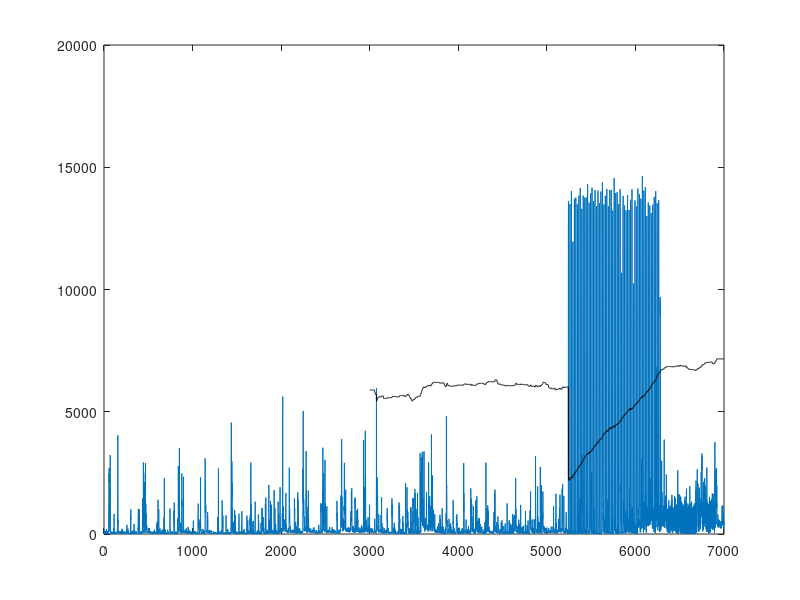

MATLAB code for this plot:
clear

load('Attack_3_d010.mat')


Nt=a;

N = length(Nt);

t = linspace(1,N,N);


% okno - dlzka vypoctoveho okno

okno = 3000;

for i=1:N-okno
    % data - vypoctove okno pre vypocet Entropie
    data  = Nt(i:okno-1+i);
    % vypocet pravdepodobnosti tried z histogramu, Matlab dava asi default
    % 10 tried, niektore mi ale vyskocili nulove, preto som to potom v
    % cykle osetril
    pdf = hist(data)./sum(hist(data));
    n = length(pdf);
    for k=1:n
        if pdf(k)==0
           pdf(k) = 10^(-20);
        end
    end
    % vypocet Entropie pre "data", isto ale v Matlabe najdete nejaku jeho
    % funkciu
    Ent(i) = -sum(pdf.*log(pdf));
    % vypocet priemeru pre "data"
    m(i)  = mean(data); 
end

% tcw1: time compute window - x-ova os pre jedno-oknove parametre

tcw1 = linspace(okno,N,N-okno);

% vykreli utok Nt, klzavy priemer m a Entrorpie v jednom obrazku, 800*Ent
% som dal preto, aby bola Entropia v jedmnej mierke, este je dobre
% zvyraznit vlozenou ciarou, kde zacal utok

plot(t,Nt,tcw1,12000*Ent,'k')

